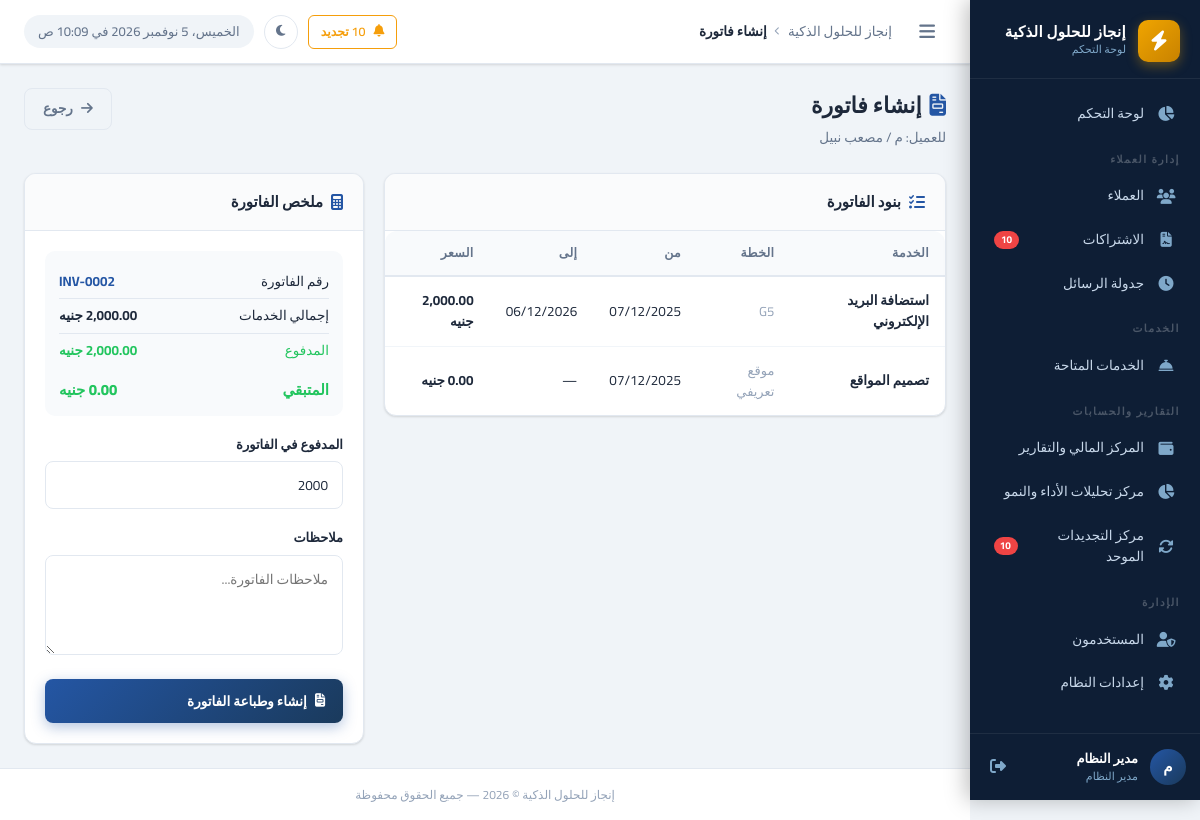
The app's page /invoices/generate.php?client_id=2 (signed in) with its own data.
### tables this page shows
CREATE TABLE `clients` (
  `id` int UNSIGNED NOT NULL,
  `name` varchar(200) NOT NULL COMMENT 'اسم العميل',
  `company_name` varchar(200) DEFAULT NULL COMMENT 'اسم الشركة',
  `mobile` varchar(20) NOT NULL COMMENT 'رقم الموبايل',
  `mobile_2` varchar(20) DEFAULT NULL COMMENT 'رقم موبايل إضافي',
  `activity` varchar(200) DEFAULT NULL COMMENT 'النشاط التجاري',
  `country` varchar(10) NOT NULL DEFAULT 'EG',
  `domain` varchar(255) DEFAULT NULL,
  `domain_provider` varchar(100) DEFAULT NULL,
  `username_note` varchar(200) DEFAULT NULL COMMENT 'اسم المستخدم (للإشارة)',
  `server_panel` varchar(100) NOT NULL DEFAULT 'cp.enjaz.cloud',
  `email` varchar(200) DEFAULT NULL,
  `address` text,
  `notes` text,
  `status` tinyint(1) NOT NULL DEFAULT '1' COMMENT '1=نشط, 0=موقوف',
  `created_by` int UNSIGNED DEFAULT NULL,
  `created_at` datetime NOT NULL DEFAULT CURRENT_TIMESTAMP,
  `updated_at` datetime NOT NULL DEFAULT CURRENT_TIMESTAMP ON UPDATE CURRENT_TIMESTAMP
);

CREATE TABLE `client_subscriptions` (
  `id` int UNSIGNED NOT NULL,
  `client_id` int UNSIGNED NOT NULL,
  `service_id` int UNSIGNED NOT NULL,
  `plan_name` varchar(200) DEFAULT NULL COMMENT 'اسم الخطة (مثل: أساسية، بريميوم)',
  `currency` varchar(10) NOT NULL DEFAULT 'EGP',
  `original_price` decimal(12,2) DEFAULT NULL,
  `price` decimal(10,2) NOT NULL DEFAULT '0.00' COMMENT 'سعر الاشتراك الفعلي',
  `start_date` date DEFAULT NULL,
  `end_date` date DEFAULT NULL,
  `status` enum('active','expired','cancelled','pending') NOT NULL DEFAULT 'active',
  `notes` text,
  `created_by` int UNSIGNED DEFAULT NULL,
  `created_at` datetime NOT NULL DEFAULT CURRENT_TIMESTAMP,
  `updated_at` datetime NOT NULL DEFAULT CURRENT_TIMESTAMP ON UPDATE CURRENT_TIMESTAMP
);

CREATE TABLE `services` (
  `id` int UNSIGNED NOT NULL,
  `name` varchar(200) NOT NULL COMMENT 'اسم الخدمة',
  `description` text,
  `default_price` decimal(10,2) NOT NULL DEFAULT '0.00',
  `duration_months` int NOT NULL DEFAULT '12' COMMENT 'مدة الاشتراك الافتراضية بالأشهر',
  `status` tinyint(1) NOT NULL DEFAULT '1',
  `created_by` int UNSIGNED DEFAULT NULL,
  `created_at` datetime NOT NULL DEFAULT CURRENT_TIMESTAMP,
  `sort_order` int NOT NULL DEFAULT '0'
);

### includes/functions.php (called while the page is built, shortened)
<?php
function formatMoney(float $amount, string $currency = null): string {
    if ($currency === null) {
        $currency = getSetting('currency', 'جنيه');
    }
    return number_format($amount, 2) . ' ' . $currency;
}
function formatDate(?string $date, string $format = 'd/m/Y'): string {
    if (empty($date) || $date === '0000-00-00') return '—';
    return date('d/m/Y', strtotime($date));
}
function e(mixed $value): string {
    return htmlspecialchars((string)$value, ENT_QUOTES, 'UTF-8');
}
function getClientSummary(int $clientId): array {
    $db = getDB();
    $stmt = $db->prepare("
        SELECT COALESCE(SUM(price), 0) as total_subscriptions
        FROM client_subscriptions
        WHERE client_id = ? AND status != 'cancelled'
    ");
    $stmt->execute([$clientId]);
    $totalSubs = (float)$stmt->fetchColumn();
    $stmt = $db->prepare("
        SELECT COALESCE(SUM(amount), 0) as total_paid
        FROM payments
        WHERE client_id = ?
    ");
    $stmt->execute([$clientId]);
    $totalPaid = (float)$stmt->fetchColumn();
    return [
        'total'     => $totalSubs,
        'paid'      => $totalPaid,
        'remaining' => $totalSubs - $totalPaid,
    ];
}

### config/app.php (called while the page is built, shortened)
<?php
require_once INCLUDES_PATH . '/functions.php';
function getSettings(): array {
    static $settings = null;
    if ($settings === null) {
        try {
            $db  = getDB();
            $stmt = $db->query("SELECT `key`, `value` FROM `settings`");
            $settings = [];
            while ($row = $stmt->fetch()) {
                $settings[$row['key']] = $row['value'];
            }
        } catch (Exception $e) {
            $settings = [];
        }
    }
    return $settings;
}
function getSetting(string $key, string $default = ''): string {
    $settings = getSettings();
    return $settings[$key] ?? $default;
}

### invoices/generate.php (the view, shortened to what this page needs)
<?php
require_once dirname(__DIR__) . '/config/app.php';
$db       = getDB();
$clientId = (int)($_GET['client_id'] ?? 0);
$clientStmt = $db->prepare("SELECT * FROM clients WHERE id=?");
$clientStmt->execute([$clientId]);
$client = $clientStmt->fetch();
$subsStmt = $db->prepare("SELECT cs.*, s.name as service_name FROM client_subscriptions cs JOIN services s ON s.id=cs.service_id WHERE cs.client_id=? AND cs.status!='cancelled'");
$subsStmt->execute([$clientId]);
$subs = $subsStmt->fetchAll();
$summary  = getClientSummary($clientId);
$invoiceNumber = getSetting('invoice_prefix','INV').'-'.str_pad((int)getSetting('invoice_counter','1'),4,'0',STR_PAD_LEFT);
require_once INCLUDES_PATH . '/header.php';
?>
<div class="page-header">
  <div class="page-header-text">
    <h1 class="page-title"><i class="fas fa-file-invoice" style="color:var(--primary-light);margin-left:8px;"></i>إنشاء فاتورة</h1>
    <p class="page-subtitle">للعميل: <?= e($client['name']) ?></p>
  </div>
  <div class="page-actions">
    <a href="../clients/view.php?id=<?= $clientId ?>" class="btn btn-outline"><i class="fas fa-arrow-right"></i> رجوع</a>
  </div>
</div>
<div style="display:grid;grid-template-columns:1fr 340px;gap:20px;align-items:start;">
  <div>
    <div class="card">
      <div class="card-header"><span class="card-title"><i class="fas fa-list-check"></i> بنود الفاتورة</span></div>
      <div class="table-wrapper">
        <table class="data-table">
          <thead><tr><th>الخدمة</th><th>الخطة</th><th>من</th><th>إلى</th><th>السعر</th></tr></thead>
          <tbody>
            <?php foreach ($subs as $s): ?>
            <tr>
              <td><strong><?= e($s['service_name']) ?></strong></td>
              <td class="text-muted"><?= e($s['plan_name'] ?: '—') ?></td>
              <td><?= formatDate($s['start_date']) ?></td>
              <td><?= formatDate($s['end_date']) ?></td>
              <td class="fw-bold"><?= formatMoney($s['price']) ?></td>
            </tr>
            <?php endforeach; ?>
          </tbody>
        </table>
      </div>
    </div>
  </div>
  <div>
    <div class="card">
      <div class="card-header"><span class="card-title"><i class="fas fa-calculator"></i> ملخص الفاتورة</span></div>
      <div class="card-body">
        <form method="POST" action="generate.php?client_id=<?= $clientId ?>">
          <div style="background:#f8fafc;border-radius:10px;padding:14px;margin-bottom:18px;">
            <div class="totals-row" style="display:flex;justify-content:space-between;padding:6px 0;font-size:13.5px;border-bottom:1px solid #e2e8f0;">
              <span>رقم الفاتورة</span>
              <span class="fw-bold" style="color:var(--primary-light);"><?= e($invoiceNumber) ?></span>
            </div>
            <div class="totals-row" style="display:flex;justify-content:space-between;padding:6px 0;font-size:13.5px;border-bottom:1px solid #e2e8f0;">
              <span>إجمالي الخدمات</span>
              <span class="fw-bold"><?= formatMoney($summary['total']) ?></span>
            </div>
            <div class="totals-row" style="display:flex;justify-content:space-between;padding:6px 0;font-size:13.5px;color:var(--success);">
              <span>المدفوع</span>
              <span class="fw-bold"><?= formatMoney($summary['paid']) ?></span>
            </div>
            <div style="display:flex;justify-content:space-between;padding:10px 0 0;font-size:15px;font-weight:800;color:<?= $summary['remaining']>0?'var(--danger)':'var(--success)' ?>;">
              <span>المتبقي</span>
              <span><?= formatMoney($summary['remaining']) ?></span>
            </div>
          </div>
          <div class="form-group">
            <label class="form-label" for="paid_amount">المدفوع في الفاتورة</label>
            <input type="number" id="paid_amount" name="paid_amount" class="form-control" step="0.01" min="0" value="<?= $summary['paid'] ?>">
          </div>
          <div class="form-group">
            <label class="form-label" for="inv_notes">ملاحظات</label>
            <textarea id="inv_notes" name="notes" class="form-control" rows="3" placeholder="ملاحظات الفاتورة..."></textarea>
          </div>
          <button type="submit" class="btn btn-primary w-100">
            <i class="fas fa-file-invoice"></i> إنشاء وطباعة الفاتورة
          </button>
        </form>
      </div>
    </div>
  </div>
</div>
<?php require_once INCLUDES_PATH . '/footer.php'; ?>

### records on screen
clients: name "م / مصعب نبيل"
client_subscriptions: service.name "استضافة البريد الإلكتروني", plan_name "G5", start_date "07/12/2025", end_date "06/12/2026", price "2,000.00 جنيه"
client_subscriptions: service.name "تصميم المواقع", plan_name "موقع تعريفي", start_date "07/12/2025", end_date "—", price "0.00 جنيه"

### other values on screen
$companyName "إنجاز للحلول الذكية"
$renewalCount "10"
$userInitial "م"
$userName "مدير النظام"
$userRole "مدير النظام"
$pageTitle "إنشاء فاتورة"
$invoiceNumber "INV-0002"
formatMoney($summary['total']) "2,000.00 جنيه"
formatMoney($summary['paid']) "2,000.00 جنيه"
formatMoney($summary['remaining']) "0.00 جنيه"
